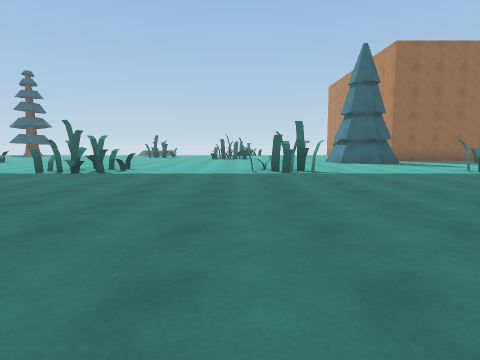
view 1 (above)

24 first-person views from a walk through a 3-D level made in the Unity game engine. The camera is 1.2 m above the floor, tilts 6° down and sees 75° across. The floor is counted in squares, 2 m on a side. Each view is taken from the middle of a square. On the plan, view 1 faces up. The plan holds only what a view shows up to about 9 squares ahead; the rest is blank. The place goes on beyond the plan. Some animated figures are left out.

view 2
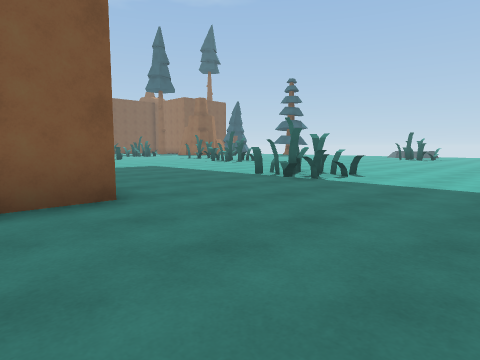

view 3
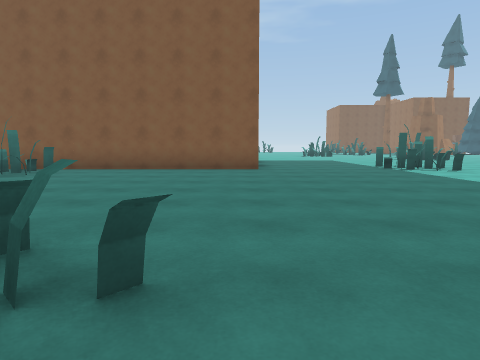

view 4
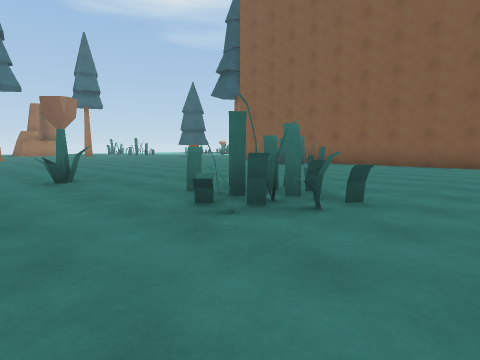

view 5
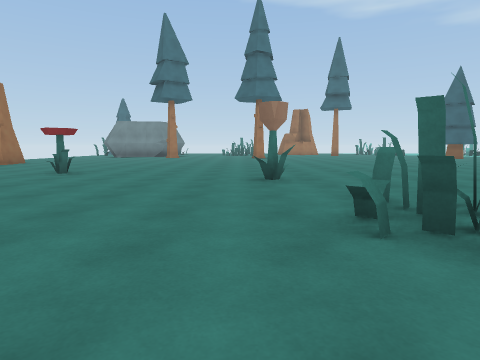

view 6
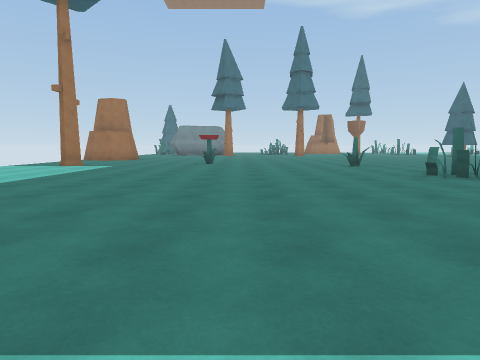

view 7
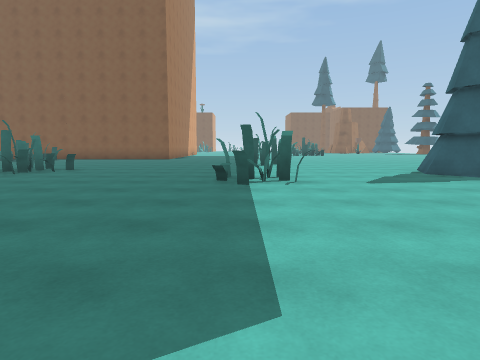

view 8
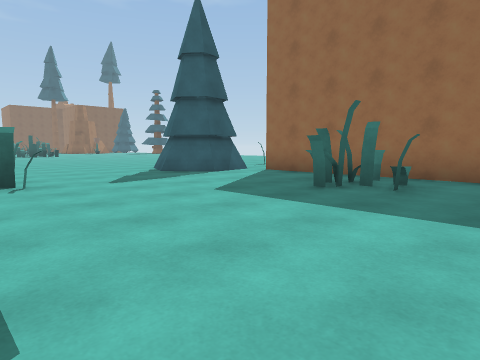

view 9
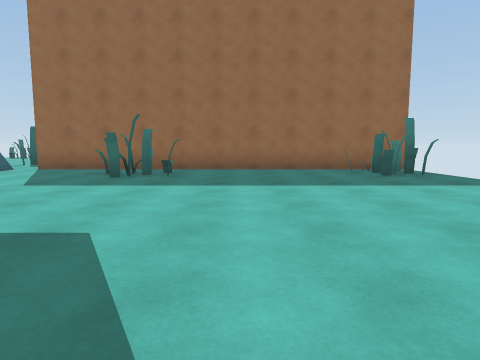

view 10
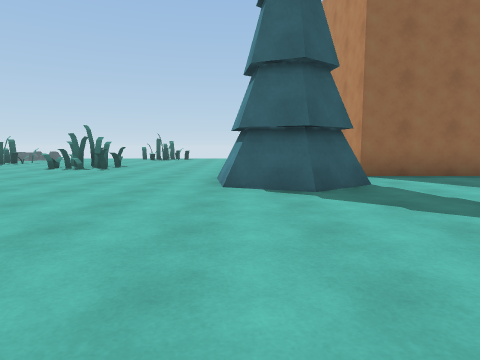

view 11
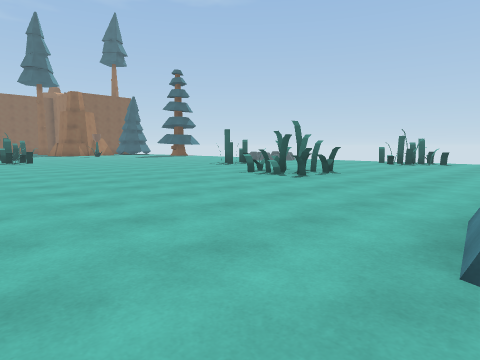

view 12
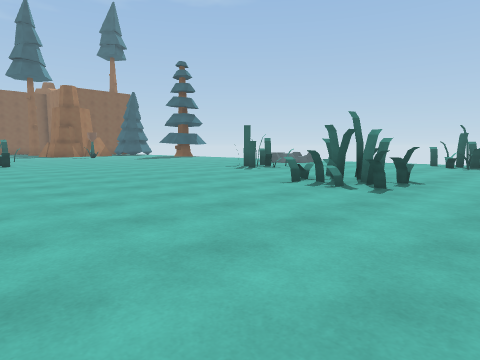

view 13
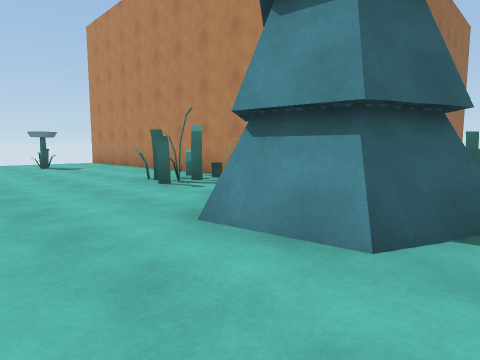

view 14
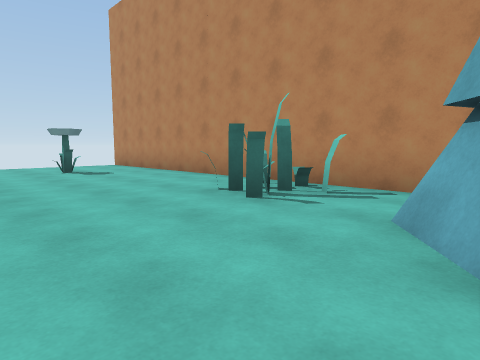

view 15
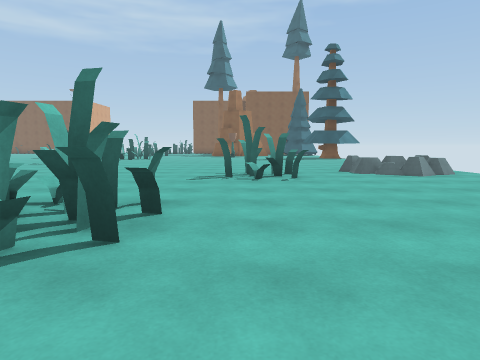

view 16
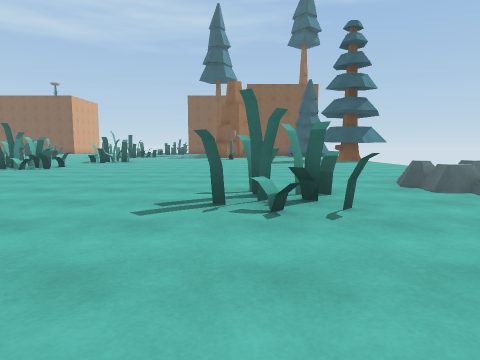

view 17
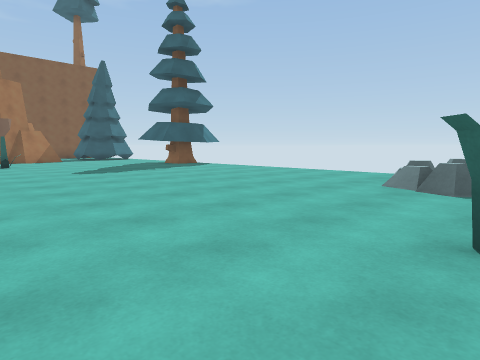

view 18
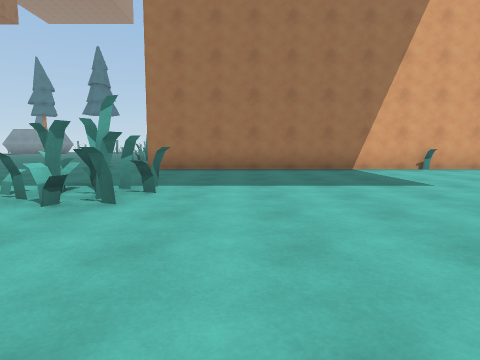

view 19
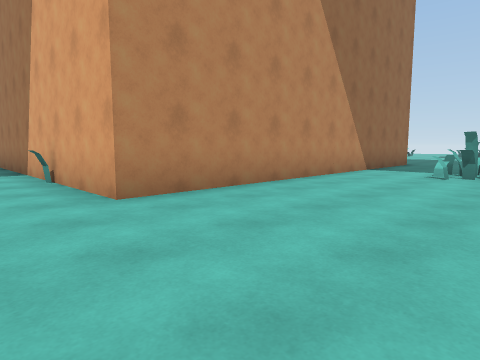

view 20
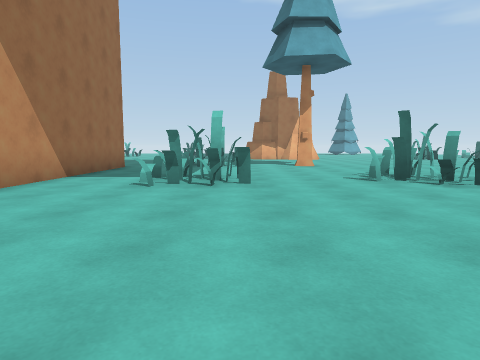

view 21
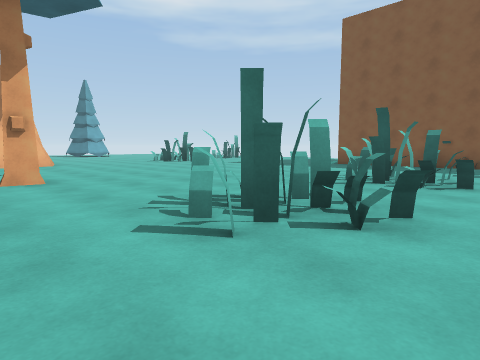

view 22
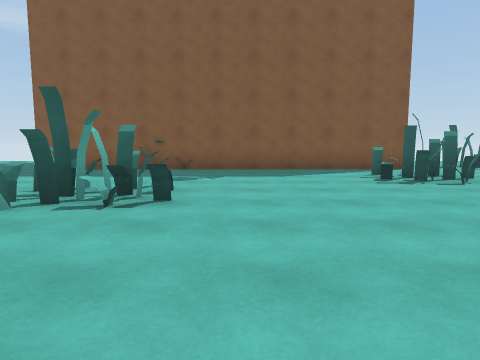

view 23
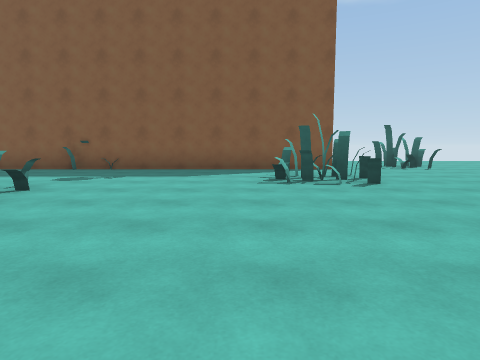

view 24
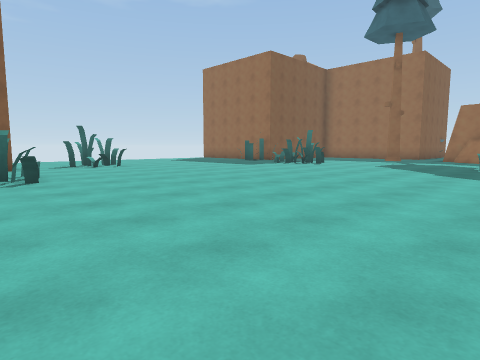

### Floor plan
Key: @ floor where view 1 was taken; # wall or solid block; x gap in a wall; . floor; = window, fence, low wall or low ledge; F flower; T pine tree.
Columns run from 29 left of view 1 to 16 right of it. Each row starts with its distance up from view 1.
 22                  .....==x..  ## ....
 21                 .......==........F..#
 20                .....................#
 19               ..........##..........#
 18              F..........##..........#
 17               ..............##......#
 16                    .........##....###
 15                    ................##
 14                    ................###########
 13                    ..............TTT...x.....
 12        ..          #.............TTT..##....##
 11       ....         #  ........................
 10      .....           .........................
  9     ......          .....=...................
  8    .......          ....###...#....##........
  7 ..........         .....##.........##.......
  6 #..........       .........................
  5  .......... ..... ........................
  4 ........... ..............................
  3 #..#=...... ....#=########.................
  2 #..#............#        #.......#=.........
  1 #...............#        #.......#..........
  0 #...............#        #...@...............
 -1 #...............#        #...................
 -2 #...=#..=#..##..#        #.#  ....F......
 -3 #....##.##..##..#         ##  .........F.
 -4 #...............#             ............
 -5 #. .............#             ............

Positions as (right, up) in squares from view 1, and headings:
1: (0, 0), facing up
2: (0, 2), facing up-left
3: (5, 3), facing left
4: (7, 4), facing down-left
5: (6, 4), facing down
6: (9, 8), facing down
7: (12, 7), facing left
8: (12, 7), facing up-left
9: (12, 5), facing up
10: (4, 7), facing up
11: (4, 10), facing up-left
12: (2, 11), facing up-left
13: (2, 11), facing up-right
14: (2, 13), facing up-right
15: (2, 18), facing left
16: (-1, 18), facing left
17: (-5, 16), facing up-left
18: (-6, 12), facing down
19: (-17, 5), facing down-right
20: (-17, 3), facing down
21: (-18, -1), facing down-left
22: (-20, -1), facing left
23: (-20, 1), facing left
24: (-19, 2), facing up-left
